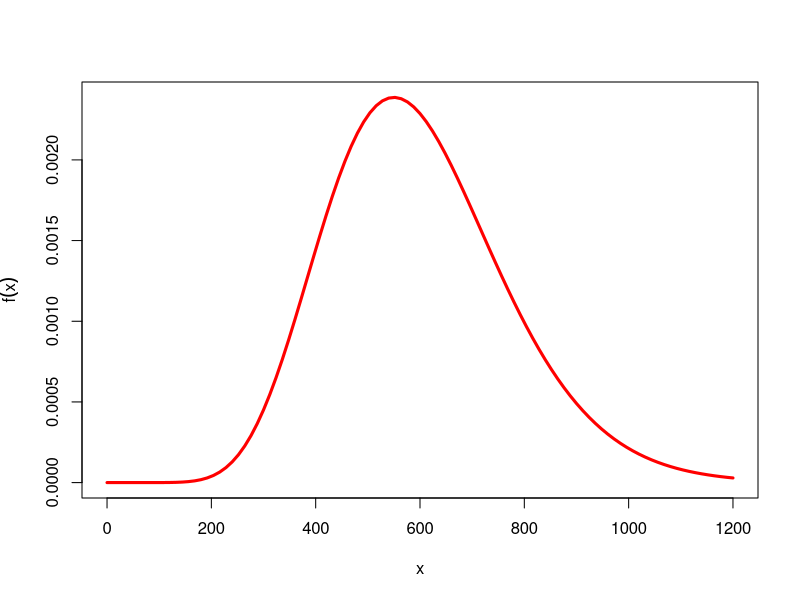
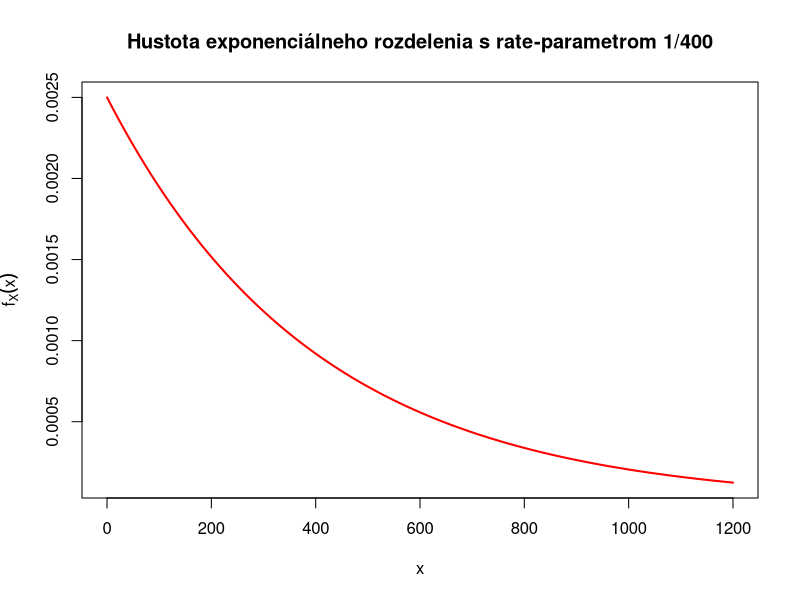
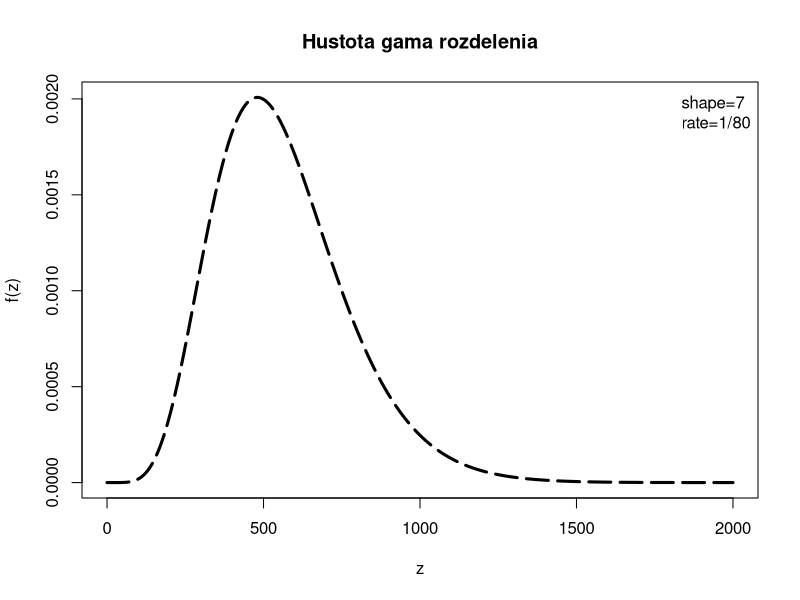

These figures' R source, in order:
# Doplnkový súbor k habilitačnej práci s názvom: 
# Pravdepodobnostné modelovanie v poisťovníctve
# Autor: Gábor Szűcs
# Pracovisko: KAMŠ FMFI UK v Bratislave
# 
# Verzia: 2025-09-25
# Kódovanie súboru: UTF-8
# 
# Kapitola 8 - Spoluúčasť a zaistenie v neživotnom poistení
# =================================================


# Príklad 8.1
# havarijné poistenie, gama rozdelenie, rôzne formy spoluúčasti a franšízy

# parametre zo zadania úlohy
k <- 12                # parameter tvaru gama rozdelenia (shape parameter)
beta <- 1/50           # (inverzný) parameter škály gama rozdelenia (rate parameter)

# grafické znázornenie hustoty gama rozdelenia
curve(dgamma(x, shape=k, scale=(1/beta)), from=, to=1200, lwd=3, col="red", lty="solid", xlab="x", ylab=expression(f(x)))
# -----


# (a)
# spoluúčasť 5 %, bez minimálnej sumy spoluúčasti

h <- 0.05              # podiel spoluúčasti
D <- 0                 # minimálna suma spoluúčasti (vyjadrená v eurách)

# na netto princíp sa v tomto prípade môžeme pozerať ako na poistný princíp rovnakej užitočnosti (z hľadiska poistníka) s lineárnou úžitkovou funkciou
# 
# E(poistník sa poistí) = E(poistník sa nepoistí)
# 
# E(A - P - h*X) = E(A - X)          &   A označuje kapitál poistníka
# 
# A - P - h*E(X) = A - E(X)
# 
# P = (1-h) * E(X)

            # stredná hodnota gama rozdelenia: 
            # E(X) = k/beta

# „spravodlivá” výška netto poistného
P_a <- (1-h) *k/beta
P_a
            # P_a = 570 eur
# -----------------------------------
            

# simulačná aproximácia poistného pomocou očakávanej hodnoty časti X_Aj škody, ktorú má platiť poistník 
# (Monte Carlo simulácie k bodu (a))

N<-1000000             # počet simulácií
X<-rgamma(N, shape=k, scale=(1/beta))
X_A<-rep(0, times=N)

X_A <- (1-h) * X

P_a_sim <- mean(X_A)
P_a_sim
            # ukážka simulovaného výsledku: 
            # P_a_sim = 569,9909 eura

# Odpoveď k bodu (a).
# „Spravodlivá” výška netto poistného by mala byť 570 eur.
# ---------------------------------------------------


# (b)
# spoluúčasť 5% , minimálna suma spoluúčasti 166 eur

h <- 0.05              # podiel spoluúčasti
D <- 166               # minimálna suma spoluúčasti (vyjadrená v eurách)

# po nastatí škodovej udalosti môžu nastať nasledujúce 3 situácie:
# 
    # 1. ak výška X_Aj škody je menej ako 166 eur, tak poistník ju hradí sám a v plnej výške,
    # 
    # 2. ak výška X_Aj škody je viac ako 166 eur a zároveň menej ako 166/0,05 = 3320 eur, tak poistník hradí fixnú (minimálnu) sumu 166 eur, zvyšnú časť X_Aj škody hradí poisťovňa; (ak výška X_Aj škody pochádza z intervalu <166 eur; 3320 eur>, tak pri 5 percentnej spoluúčasti dostaneme menšiu sumu spoluúčasti ako 166 eur; podľa zadania úlohy ale poistník musí na plnení podieľať minimálne sumou 166 eur, takže v tomto prípade paušálne platí 166 eur),
    # 
    # 3. ak výška X_Aj škody je viac ako 166/0,05 = 3320 eur, tak poistník platí 5 % X_Aj škody; zvyšnú časť X_Aj škody hradí poisťovňa; ak výška škody presiahne sumu 3320 eur, tak výška 5 percentnej spoluúčasti poistníka je vyššia ako 166 eur - v tom prípade teda platí práve 5 % zo vzniknutej X_Aj škody.

# Pre priemernú výšku škodových výdavkov poistníka (E(X_A)) môžeme písať:
#
# E(X_A) = E[X | X ∈ <0;166)]  +  E[166 | X ∈ <166;3320)]  +  E[0,05*X | X ∈ <3320; ∞)]
# 
# E(X_A) = INT_0^166 x f(x)dx  +  INT_166^3320 166* f(x)dx   +  INT_3320^∞ 0,05*x f(x)dx
#
# [odvodenie je prezentované v PDF-súbore habilitačnej práce]
# 
EX_A <- k/beta * pgamma(D, shape=(k+1), rate=beta) + D* (pgamma(D/h, shape=k, rate=beta) - pgamma(D, shape=k, rate=beta)) +  h* k/beta * (1 - pgamma(D/h, shape=(k+1), rate=beta))

EX_A
            # E(X_A) = 165,9971 eura

# Pre „spravodlivú” výšku netto poistného P_b potom platí:
# P_b = E(X) - E(X_A)
P_b <- k/beta - EX_A
P_b
            # P_b = 434,0029 eura
# -----------------------------------


# simulačná aproximácia poistného pomocou očakávanej hodnoty časti X_Aj škody, ktorú má platiť poistník 
# (Monte Carlo simulácie k bodu (b))

N<-1000000             # počet simulácií
X<-rgamma(N, shape=k, scale=(1/beta))
X_A<-rep(0, times=N)

for(i in 1:N) {
    if(X[i]<D) {X_A[i] <- X[i]}
    else{
    if(X[i]>=D && X[i]<(D/h)) {X_A[i] <- D}
    else {X_A[i] <- h*X[i]}
    }
}

P_b_sim <- k/beta - mean(X_A)      # P_b = E(X) - E(X_A)
P_b_sim
            # ukážky simulovaných výsledkov: 
            # P_b_sim = 434,0032 eura
            # P_b_sim = 434,0035 eura

# Odpoveď k bodu (b).
# „Spravodlivá” výška netto poistného by mala byť približne 434,00 eura.
# ---------------------------------------------------


# (c)
# spoluúčasť 0 %, minimálna suma spoluúčasti 299 eur

h <- 0                 # podiel spoluúčasti
D <- 299               # minimálna suma spoluúčasti (vyjadrená v eurách)

# po nastatí škodovej udalosti môžu nastať nasledujúce 2 situácie:
# 
    # 1. ak výška X_Aj škody je menej ako 299 eur, tak poistník ju hradí sám a v plnej výške,
    # 
    # 2. ak výška X_Aj škody je viac ako 299 eur, tak poistník platí len fixnú minimálnu sumu spoluúčasti (299 eur) a na platení zvyšnej sumy sa proporcionálne nepodieľa; zvyšnú sumu platí poisťovňa. 

# Pre priemernú výšku škodových výdavkov poistníka (E(X_A)) môžeme písať:
#
# E(X_A) = E[X | X ∈ <0;299)]  +  E[299 | X ∈ <299; ∞)]
# 
# E(X_A) = INT_0^299 x f(x)dx  +  INT_299^∞ 299* f(x)dx
# 
EX_A <- k/beta * pgamma(D, shape=(k+1), rate=beta) + D * (1 - pgamma(D, shape=k, rate=beta))

EX_A
            # E(X_A) = 298,2888 eura

# Pre „spravodlivú” výšku netto poistného P_c potom platí:
# P_c = E(X) - E(X_A)
P_c <- k/beta - EX_A
P_c
            # P_c = 301,7112 eura
# -----------------------------------


# simulačná aproximácia poistného pomocou očakávanej hodnoty časti X_Aj škody, ktorú má platiť poistník 
# (Monte Carlo simulácie k bodu (c))

N<-1000000             # počet simulácií
X<-rgamma(N, shape=k, scale=(1/beta))
X_A<-rep(0, times=N)

for(i in 1:N) {
    if(X[i]<D) {X_A[i] <- X[i]}
    else {X_A[i] <- D}
}

P_c_sim <- k/beta - mean(X_A)            # P_c = E(X) - E(X_A)
P_c_sim
            # ukážky simulovaných výsledkov: 
            # P_c_sim = 301,7092 eura
            # P_c_sim = 301,7075 eura

# Odpoveď k bodu (c).
# „Spravodlivá” výška netto poistného by mala byť približne 301,71 eura.
# ---------------------------------------------------


# (d)
# spoluúčasť 5 %, minimálna suma spoluúčasti 266 eur

h <- 0.05              # podiel spoluúčasti
D <- 266               # minimálna suma spoluúčasti (vyjadrená v eurách)

EX_A <- k/beta * pgamma(D, shape=(k+1), rate=beta) + D* (pgamma(D/h, shape=k, rate=beta) - pgamma(D, shape=k, rate=beta)) +  h* k/beta * (1 - pgamma(D/h, shape=(k+1), rate=beta))

EX_A
            # E(X_A) = 265,7368 eura

# Pre „spravodlivú” výšku netto poistného P_d potom platí:
# P_d = E(X) - E(X_A)
P_d <- k/beta - EX_A
P_d
            # P_d = 334,2632 eura
# -----------------------------------


# simulačná aproximácia poistného pomocou očakávanej hodnoty časti X_Aj škody, ktorú má platiť poistník 
# (Monte Carlo simulácie k bodu (d))

N<-1000000             # počet simulácií
X<-rgamma(N, shape=k, scale=(1/beta))
X_A<-rep(0, times=N)

for(i in 1:N) {
    if(X[i]<D) {X_A[i] <- X[i]}
    else {
    if(X[i]>=D && X[i]<(D/h)) {X_A[i] <- D}
    else {X_A[i] <- h*X[i]}
    }
}

P_d_sim <- k/beta - mean(X_A)      # P_d = E(X) - E(X_A)
P_d_sim
            # ukážky simulovaných výsledkov: 
            # P_d_sim = 334,2610 eura
            # P_d_sim = 334,2667 eura

# Odpoveď k bodu (d).
# „Spravodlivá” výška netto poistného by mala byť približne 334,26 eura.
# ---------------------------------------------------


# (e)
# spoluúčasť 20 %, minimálna suma spoluúčasti 450 eur

h <- 0.20              # podiel spoluúčasti
D <- 450               # minimálna suma spoluúčasti (vyjadrená v eurách)

EX_A <- k/beta * pgamma(D, shape=(k+1), rate=beta) + D* (pgamma(D/h, shape=k, rate=beta) - pgamma(D, shape=k, rate=beta)) +  h* k/beta * (1 - pgamma(D/h, shape=(k+1), rate=beta))

EX_A
            # E(X_A) = 435,8897 eura

# Pre „spravodlivú” výšku netto poistného P_e potom platí:
# P_e = E(X) - E(X_A)
P_e <- k/beta - EX_A
P_e
            # P_e = 164,1103 eura
# -----------------------------------


# simulačná aproximácia poistného pomocou očakávanej hodnoty časti X_Aj škody, ktorú má platiť poistník 
# (Monte Carlo simulácie k bodu (e))

N<-1000000             # počet simulácií
X<-rgamma(N, shape=k, scale=(1/beta))
X_A<-rep(0, times=N)

for(i in 1:N) {
    if(X[i]<D) {X_A[i] <- X[i]}
    else {
    if(X[i]>=D && X[i]<(D/h)) {X_A[i] <- D}
    else {X_A[i] <- h*X[i]}
    }
}

P_e_sim <- k/beta - mean(X_A)      # P_e = E(X) - E(X_A)
P_e_sim
            # ukážky simulovaných výsledkov: 
            # P_e_sim = 164,1250 eura
            # P_e_sim = 164,0507 eura

# Odpoveď k bodu (e).
# „Spravodlivá” výška netto poistného by mala byť približne 164,11 eura.
# ---------------------------------------------------


# (f)
# franšíza 299 eur

G <- 299               # franšíza (vyjadrená v eurách)

EX_A <- k/beta * pgamma(G, shape=(k+1), rate=beta)

EX_A
            # E(X_A) = 5,162662 eura

# Pre „spravodlivú” výšku netto poistného P_f potom platí:
# P_f = E(X) - E(X_A)
P_f <- k/beta - EX_A
P_f
            # P_f = 594,8373 eura
# -----------------------------------


# simulačná aproximácia poistného pomocou očakávanej hodnoty časti X_Aj škody, ktorú má platiť poistník 
# (Monte Carlo simulácie k bodu (f))

N<-1000000             # počet simulácií
X<-rgamma(N, shape=k, scale=(1/beta))
X_A<-rep(0, times=N)

for(i in 1:N) {
    if(X[i]<G) {X_A[i] <- X[i]}
    else { X_A[i] <- 0}
}

P_f_sim <- k/beta - mean(X_A)      # P_f = E(X) - E(X_A)
P_f_sim
            # ukážky simulovaných výsledkov: 
            # P_f_sim = 594,8685 eura
            # P_f_sim = 594,7852 eura

# Odpoveď k bodu (f).
# „Spravodlivá” výška netto poistného by mala byť približne 594,84 eura.
# ---------------------------------------------------


# (g)
# franšíza 450 eur

G <- 450               # franšíza (vyjadrená v eurách)

EX_A <- k/beta * pgamma(G, shape=(k+1), rate=beta)

EX_A
            # E(X_A) = 74,53594 eura

# Pre „spravodlivú” výšku netto poistného P_g potom platí:
# P_g = E(X) - E(X_A)
P_g <- k/beta - EX_A
P_g
            # P_g = 525,4641 eura
# -----------------------------------


# simulačná aproximácia poistného pomocou očakávanej hodnoty časti X_Aj škody, ktorú má platiť poistník 
# (Monte Carlo simulácie k bodu (g))

N<-1000000             # počet simulácií
X<-rgamma(N, shape=k, scale=(1/beta))
X_A<-rep(0, times=N)

for(i in 1:N) {
    if(X[i]<G) {X_A[i] <- X[i]}
    else { X_A[i] <- 0}
}

P_g_sim <- k/beta - mean(X_A)      # P_g = E(X) - E(X_A)
P_g_sim
            # ukážky simulovaných výsledkov: 
            # P_g_sim = 525,5256 eura
            # P_g_sim = 525,5639 eura

# Odpoveď k bodu (g).
# „Spravodlivá” výška netto poistného by mala byť približne 525,46 eura.
# =================================================



# Príklad 8.2
# príklad o rôznych formách spoluúčasti

# Riešenie tohto príkladu je na domáce cvičenie.
# =================================================



# Príklad 8.3
# príklad na kvótové zaistenie

# Podrobné riešenie tohto príkladu je možné nájsť v PDF-súbore habilitačnej práce a v excelovom súbore [Habil - K08 - Zaistenie - Priklad 8-3.xlsx].
# =================================================



# Príklad 8.4
# príklad na excedentné (surplus) zaistenie

# Podrobné riešenie tohto príkladu je možné nájsť v PDF-súbore habilitačnej práce a v excelovom súbore [Habil - K08 - Zaistenie - Priklad 8-4.xlsx].
# =================================================



# Príklad 8.5
# príklad na zaistné reťazce kvóta+surplus resp. surplus+kvóta

# Podrobné riešenie tohto príkladu je možné nájsť v PDF-súbore habilitačnej práce a v excelovom súbore [Habil - K08 - Zaistenie - Priklad 8-5.xlsx].
# =================================================



# Príklad 8.6
# príklad na zaistenie škodového nadmerku

# Riešenie tohto príkladu je možné nájsť v PDF-súbore habilitačnej práce a v excelovom súbore [Habil - K08 - Zaistenie - Priklad 8-6.xlsx].
# =================================================



# Príklad 8.7
# príklad na zaistenie nadmerku škodovosti

# Riešenie tohto príkladu je možné nájsť v excelovom súbore [Habil - K08 - Zaistenie - Priklad 8-7.xlsx].
# =================================================



# Úloha 8.1 
# úloha o spoluúčasti a zaistení

# výška poistných nárokov
# X ~ Exp(lambda=1/400)
lambda <- 1/400        # rate-parameter exponenciálneho rozdelenia
D <- 100               # hranica spoluúčasti
Z <- 1000              # hranica zaistenia

# grafické znázornenie hustoty výšky poistných nárokov
curve(dexp(x, rate=lambda), from=0, to=1200, lwd=2, col="red", xlab="x", ylab=expression(f[X](x)), main="Hustota exponenciálneho rozdelenia s rate-parametrom 1/400")
# -----


# (a) P(X<100)
# teoreticky
PA <- pexp(D,rate=lambda)
PA
# 0,2211992
# V 22,12 % prípadov vzniknutú škodu hradí poistník sám, v plnej výške.

                
# simulačné štúdium
N <- 1000000
X <- rexp(N,rate=lambda)
g <- 0

for(i in 1:N) {
    if(X[i]<100) g<-g+1
}

g/N
# ukážka simulovaného výsledku: 
# 0,221274
# ----------------------


# (b) P(X>1000)
# teoreticky
PB <- 1-pexp(Z,rate=lambda)
PB
# 0,082085
# V 8,21 % prípadov musí zasahovať aj zaisťovňa.

                
# simulačné štúdium
N <- 1000000
X <- rexp(N,rate=lambda)
g <- 0

for(i in 1:N) {
    if(X[i]>1000) g<-g+1
}

g/N
# ukážka simulovaného výsledku: 
# 0,082314
# ----------------------


# (c) Koľko hradí poistník v priemere?
# teoreticky
400 - 400*exp(-1/4)
# 88,47969
# Po vzniku škodovej udalosti poistník v priemere musí zaplatiť 88,48 eura.
                
# simulačné štúdium
N <- 1000000
X <- rexp(N,rate=lambda)
E <- 0

for(i in 1:N) {
    if(X[i]<100) {E<-E+X[i]}
    else {E<-E+100}
}

E/N
# ukážka simulovaného výsledku: 
# 88,49149
# ----------------------


# (d) Koľko hradí poisťovňa v priemere?
# teoreticky
400*exp(-1/4) - 400*exp(-10/4)
# 278,6863
# Po nahlásení škody poisťovňa v priemere platí sumu 278,69 eura.

                
# simulačné štúdium
N <- 1000000
X <- rexp(N,rate=lambda)
E <- 0

for(i in 1:N) {
    if(X[i]<100) {E<-E+0}
    if(X[i] < 1000 && X[i]>100)  { E<-E+X[i]-100 }
    if(X[i] > 1000) {E<-E+900}
}

E/N
# ukážka simulovaného výsledku: 
# 278,9537
# ----------------------


# (e) Koľko hradí zaisťovňa v priemere?
# teoreticky
400*exp(-10/4)
# 32,834
# Zaisťovňa v priemere hradí 32,83 eura.

        
# simulačné štúdium
N <- 3000000
X <- rexp(N,rate=lambda)
E <- 0

for(i in 1:N) {
    if(X[i]<1000) {E<-E+0}
    else {E<-E+X[i]-1000}
}

E/N
# ukážka simulovaného výsledku: 
# 32,80284
# =================================================



# Úloha 8.2
# úloha o zaistení typu WXL/R

# výšky poistných nárokov
# Z ~ Gama(shape=k=7, scale=80)
# 
# Z ~ Gama(shape=k=7, rate=lambda=1/80)

k <- 7                 # shape parameter gama rozdelenia
lambda <- 1/80         # scale parameter gama rozdelenia

pgamma(  50, shape=k, scale=1/lambda);
pgamma( 500, shape=k, scale=1/lambda);
pgamma(1500, shape=k, scale=1/lambda);

# Grafické znázornenie distribučnej funkcie gama rozdelenia
curve(dgamma(x,shape=k,scale=1/lambda), n=10000, from=0.001, to=2000, main="Hustota gama rozdelenia", xlab="z", ylab="f(z)", lwd=3, lty="longdash")
legend("topright",c("shape=7","rate=1/80"), bty="n", cex=1)

D  <- 100              # hranica spoluúčasti
Z1 <- 500              # dolná hranica zaistenia
Z2 <- 1500             # horná hranica zaistenia

options(digits=5)
# Tabuľka hodnôt distribučnej funkcie, do TeX-u
pgamma(seq(from=0, 900, by=100), shape=k, scale=1/lambda)

pgamma(seq(from=1000, 1900, by=100), shape=k, scale=1/lambda)

options(digits=5)
# Tabuľka hodnôt distribučnej funkcie, do TeX-u
pgamma(seq(from=100, 900, by=100), shape=k+1, scale=1/lambda)

pgamma(seq(from=1000, 1900, by=100), shape=(k+1), scale=1/lambda)
# ----------------------


# (a) P(Z>500)
# teoreticky
PB <- 1-pgamma(Z1, shape=k, scale=1/lambda)
PB
# 0,56622

# Odpoveď.
# V 56,622 % prípadov musí plniť aj zaisťovňa.

                
# simulačné štúdium
N <- 1000000
X <- rgamma(N, shape=k, scale=1/lambda)
g <- 0

for(i in 1:N) {
    if(X[i]>500) g<-g+1
}

g/N
# ukážka simulovaného výsledku: 
# 0,56585
# ----------------------


# (b) Koľko hradí poisťovňa v priemere?
# teoreticky
# 0* Pr(Z<100) + INT_100^500 {(z-100) f(z) dz} + INT_500^1500 {400 f(z) dz} + INT_1500^INF {(z-100-1000) f(z) dz}
# 
#   INT_100^500 {z f(z) dz} - 100* INT_100^500 {f(z) dz} 
# + 400* INT_500^1500 { f(z) dz} 
# + INT_1500^INF {z f(z) dz} - 1100 * INT_1500^INF {f(z) dz}
# 
#   INT_100^500 {z f(z) dz} - 100* Pr(Z € <100; 500>) 
# + 400* Pr(Z € <500; 1500>) 
# + INT_1500^INF {z f(z) dz} - 1100 * Pr(Z € <1500; INF>) 
# 
#   INT_100^500 {z f(z) dz} - 100* (F_G_k(500) - F_G_k(100))
# + 400* (F_G_k(1500) - F_G(_k500))
# + INT_1500^INF {z f(z) dz} - 1100 * (F_G_k(INF) - F_G_k(1500))
# 
#   INT_100^500 {z * (lambda^k / gamma(k)) * z^(k-1) * exp(-z*lambda) dz} - 100* (F_G_k(500) - F_G_k(100))
# + 400* (F_G_k(1500) - F_G_k(500))
# + INT_1500^INF {z * (lambda^k / gamma(k)) * z^(k-1) * exp(-z*lambda) dz} - 1100 * (F_G_k(INF) - F_G(_k1500))
# 
### Vo vnútri tých zostávajúci dvoch integrálov "umelo vyrobíme" hustotu nového gama rozdelenia,
### ktoré bude mať shape parameter rovný (k+1) a rate parameter rovný 'lambda'.
### Násobiaci člen (z^1) spojíme s mocninným členom (z^(k-1)), ktorý vystupuje v gama hustote.
### 
### Navyše je potrebné pridať nový konštantný člen, ktorý bude prislúchať k novej gama hustote.
### Výraz v integráloch vynásobíme takouto jednotkou:
### 1 = (lambda^(k+1) /gamma(k+1)) * (gamma(k+1)/ lambda^(k+1)).
#
#   INT_100^500 {(lambda^k / gamma(k)) * z^((k+1)-1) * exp(-z*lambda) dz} - 100* (F_G_k(500) - F_G_k(100))
# + 400* (F_G_k(1500) - F_G_k(500))
# + INT_1500^INF {(lambda^k / gamma(k)) * z^((k+1)-1) * exp(-z*lambda) dz} - 1100 * (F_G_k(INF) - F_G_k(1500))
# 
#   INT_100^500 {(lambda^k / gamma(k)) * (lambda^(k+1) / gamma(k+1)) * (gamma(k+1)/lambda^(k+1)) * z^((k+1)-1) * exp(-z*lambda) dz} - 100* (F_G_k(500) - F_G_k(100))
# + 400* (F_G_k(1500) - F_G_k(500))
# + INT_1500^INF {(lambda^k / gamma(k)) * (lambda^(k+1) / gamma(k+1)) * (gamma(k+1)/lambda^(k+1)) * z^((k+1)-1) * exp(-z*lambda) dz} - 1100 * (F_G_k(INF) - F_G_k(1500))
# 
#   (lambda^k / gamma(k))*(gamma(k+1)/lambda^(k+1)) INT_100^500 { (lambda^(k+1)/gamma(k+1))* z^((k+1)-1)* exp(-z*lambda) dz} - 100* (F_G_k(500) - F_G_k(100))
# + 400* (F_G_k(1500) - F_G_k(500))
# + (lambda^k / gamma(k))*(gamma(k+1)/lambda^(k+1)) INT_1500^INF { (lambda^(k+1) / gamma(k+1))* z^((k+1)-1)* exp(-z*lambda) dz} - 1100 * (F_G_k(INF) - F_G_k(1500))
# 
#   (lambda^k / gamma(k))*(gamma(k+1)/lambda^(k+1))* (F_G_(k+1)(500) - F_G_(k+1)(100)) - 100* (F_G_k(500) - F_G_k(100))
# + 400* (F_G_k(1500) - F_G_k(500))
# + (lambda^k / gamma(k))*(gamma(k+1)/lambda^(k+1))* (F_G_(k+1)(INF) - F_G_(k+1)(1500)) - 1100 * (F_G_k(INF) - F_G_k(1500))
# 
#   (lambda^k / lambda^(k+1))*(gamma(k+1)/gamma(k)) * (F8(500)-F8(100)) - 100* (F7(500)-F7(100)) 
# + 400* (F7(1500)-F7(500)) 
# + (lambda^k / lambda^(k+1))*(gamma(k+1)/gamma(k)) * (1-F8(1500)) - 1100 * (1-F7(1500))
# 

(k / lambda) * (pgamma(500, shape=(k+1), scale=1/lambda) - pgamma(100, shape=(k+1), scale=1/lambda)) - 
100*(pgamma(500, shape=k, scale=1/lambda) - pgamma(100, shape=k, scale=1/lambda)) + 
400*(pgamma(1500, shape=k, scale=1/lambda) - pgamma(500, shape=k, scale=1/lambda)) + 
(k / lambda) *(1 - pgamma(1500, shape=(k+1), scale=1/lambda)) -
1100*(1- pgamma(1500, shape=k, scale=1/lambda))
# 
# 346,195004430762

# Odpoveď.
# Po nahlásení škody poisťovňa v priemere platí sumu 346,195 eura.

                
# simulačné štúdium
N <- 1000000
X < -rgamma(N, shape=k, scale=1/lambda)
E <- 0

for(i in 1:N) {
    if(X[i] < 100) {E<-E+0}
    if(X[i] < 500 && X[i]>100)  { E<-E+X[i]-100 }
    if(X[i] < 1500 && X[i]>500) { E<-E+400 }
    if(X[i] > 1500) {E<-E+X[i]-100-1000}
}

E/N
# ukážka simulovaného výsledku: 
# 346,315170657691
# ----------------------


# (c) Koľko hradí zaisťovňa v priemere?
# teoreticky

# 0* Pr(Z<500) + INT_500^1500 {(z-500) f(z) dz} + INT_1500^INF {1000 f(z) dz}
# 
#   INT_500^1500 {z f(z) dz} - 500* INT_500^1500 {f(z) dz} 
# + INT_1500^INF {1000 f(z) dz} 
# 
#   (lambda^k / lambda^(k+1))*(gamma(k+1)/gamma(k)) * (F8(1500)-F8(500)) - 500* (F7(1500)-F7(500)) 
# - 1000 * (1-F7(1500))
# 

(k / lambda) * (pgamma(1500, shape=(k+1), scale=1/lambda) - pgamma(500, shape=(k+1), scale=1/lambda)) - 
500*(pgamma(1500, shape=k, scale=1/lambda) - pgamma(500, shape=k, scale=1/lambda)) + 
1000*(1- pgamma(1500, shape=k, scale=1/lambda))
# 
# 113,809532201545

# Odpoveď.
# Zaisťovňa v priemere hradí 113,81 eura.

        
# simulačné štúdium
N <- 3000000
X <- rgamma(N, shape=k, scale=1/lambda)
E <- 0

for(i in 1:N) {
    if(X[i] < 500) {E<-E+0}
    if(X[i] < 1500 && X[i] > 500) { E<-E+X[i]-500 }
    if(X[i] > 1500) {E<-E+1000}

}

E/N
# ukážky simulovaných výsledkov: 
# 113,880887573027
# 113,839643602832
# =================================================
